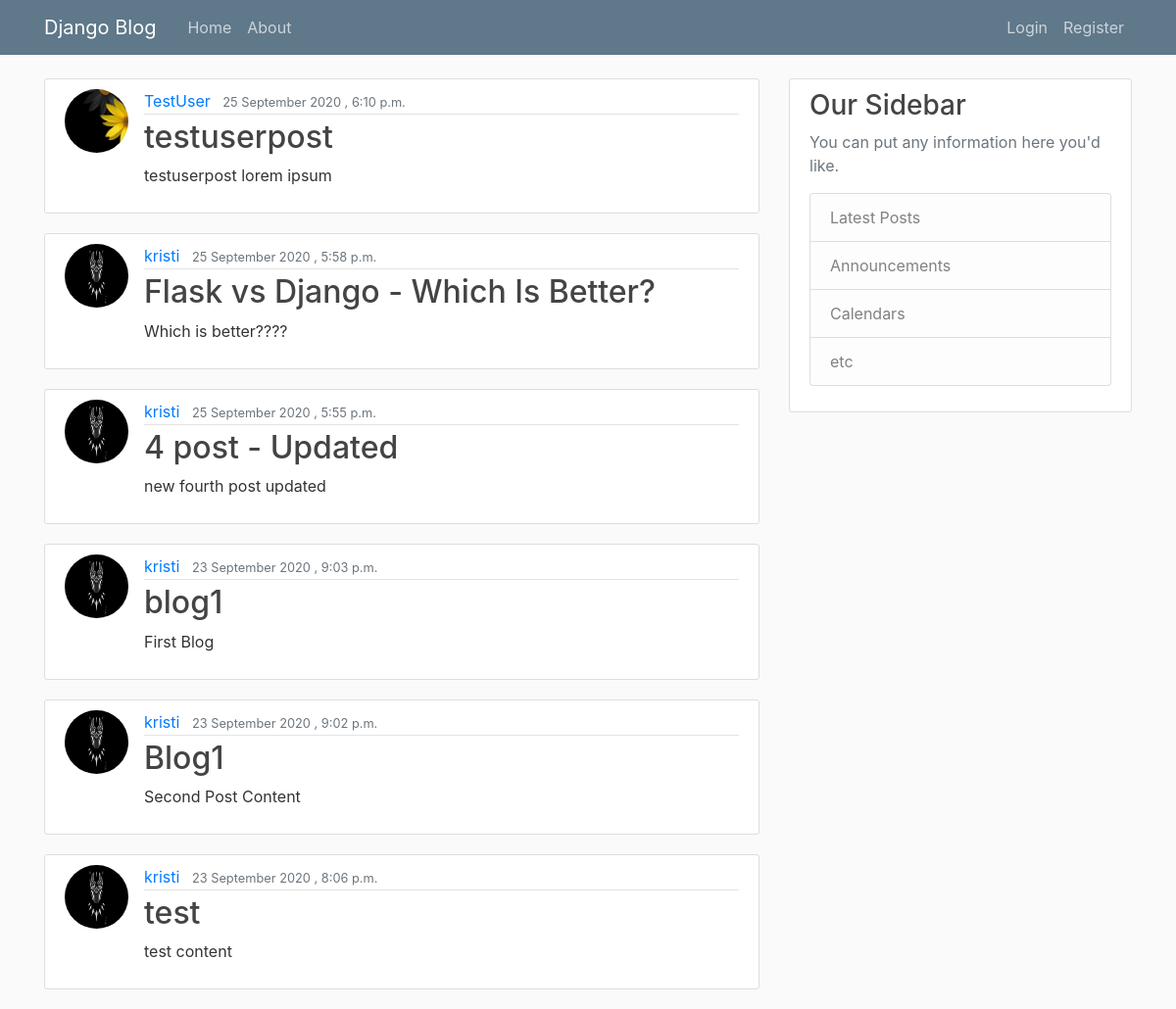
The page / on the database its author committed.
### blog/models.py (models this page shows, shortened)
class Post(models.Model):
    title = models.CharField(max_length=100)
    content = models.TextField()
    date_posted = models.DateTimeField(default=timezone.now)
    author = models.ForeignKey(User, on_delete=models.CASCADE)

### users/models.py (models this page shows, shortened)
class Profile(models.Model):
    user = models.OneToOneField(User, on_delete=models.CASCADE)
    image = models.ImageField(default="default.jpg", upload_to="profile_pics")

### blog/views.py (the view)
# urls.py: path("", PostListView.as_view(), name="blog-home"),
class PostListView(ListView):
    model = Post
    template_name = "blog/home.html"
    context_object_name = "posts"
    ordering = ["-date_posted"]

### blog/templates/blog/home.html
{% extends 'blog/base.html' %}
{% block content %}
    {% for post in posts %}
        <article class="media content-section">
            <img class="rounded-circle article-img" src="{{post.author.profile.image.url}}" alt="author">
            <div class="media-body">
                <div class="article-metadata">
                    <a class="mr-2" href="#">{{ post.author }}</a>
                    <small class="text-muted">{{ post.date_posted|date:"d F Y , P " }}</small>
                </div>
                <h2><a class="article-title" href="{% url 'post-detail' post.id %}">{{ post.title }}</a></h2>
                <p class="article-content">{{ post.content }}</p>
            </div>
        </article>
    {% endfor %}
{% endblock content %}

### blog/templates/blog/base.html (shortened to what this page needs)
{% load static  %}
<!DOCTYPE html>
<html lang="en">
<head>
    <link rel="stylesheet" href="https://maxcdn.bootstrapcdn.com/bootstrap/4.0.0/css/bootstrap.min.css">
    <link rel="stylesheet" type="text/css" href="{% static "blog/main.css" %}">
</head>
<body>
    <header class="site-header">
        <nav class="navbar navbar-expand-md navbar-dark bg-steel fixed-top">
            <div class="container">
            <a class="navbar-brand mr-4" href="{% url 'blog-home' %}">Django Blog</a>
            <div class="collapse navbar-collapse" id="navbarToggle">
                <div class="navbar-nav mr-auto">
                <a class="nav-item nav-link" href="{% url 'blog-home' %}">Home</a>
                <a class="nav-item nav-link" href="{% url 'blog-about' %}">About</a>
                </div>
                <div class="navbar-nav">
                {% if user.is_authenticated %}
                    <a class="nav-item nav-link" href="{% url 'post-create' %}">New Post</a>
                    <a class="nav-item nav-link" href="{% url 'profile' %}">My Profile</a>
                    <a class="nav-item nav-link" href="{% url 'logout' %}">Logout</a>
                {% else %}
                    <a class="nav-item nav-link" href="{% url 'login' %}">Login</a>
                    <a class="nav-item nav-link" href="{% url 'register' %}">Register</a>
                {% endif %}
                </div>
            </div>
            </div>
        </nav>
    </header>
    <main role="main" class="container">
        <div class="row">
            <div class="col-md-8">
            {% block content %}{% endblock %}
            </div>
            <div class="col-md-4">
                <div class="content-section">
                    <h3>Our Sidebar</h3>
                    <p class='text-muted'>You can put any information here you'd like.
                    <ul class="list-group">
                        <li class="list-group-item list-group-item-light">Latest Posts</li>
                        <li class="list-group-item list-group-item-light">Announcements</li>
                        <li class="list-group-item list-group-item-light">Calendars</li>
                        <li class="list-group-item list-group-item-light">etc</li>
                    </ul>
                    </p>
                </div>
            </div>
        </div>
    </main>
</body>
</html>

### blog/static/blog/main.css (style rules this page uses)
body { background: #fafafa; color: #333333; margin-top: 5rem; }
h1, h2, h3, h4, h5, h6 { color: #444444; }
ul { margin: 0; }
.bg-steel { background-color: #5f788a; }
.site-header .navbar-nav .nav-link { color: #cbd5db; }
.content-section { background: #ffffff; padding: 10px 20px; border: 1px solid #dddddd; border-radius: 3px; margin-bottom: 20px; }
.article-title { color: #444444; }
.article-content { white-space: pre-line; }
.article-img { height: 65px; width: 65px; margin-right: 16px; }
.article-metadata { padding-bottom: 1px; margin-bottom: 4px; border-bottom: 1px solid #e3e3e3 }

### rows shown on the page
Post: author.profile.image (placeholder picture), author "TestUser", date_posted "25 September 2020 , 6:10 p.m.", title "testuserpost", content "testuserpost lorem ipsum"
Post: author.profile.image (picture), author "kristi", date_posted "25 September 2020 , 5:58 p.m.", title "Flask vs Django - Which Is Better?", content "Which is better????"
Post: author.profile.image (picture), author "kristi", date_posted "25 September 2020 , 5:55 p.m.", title "4 post - Updated", content "new fourth post updated"
Post: author.profile.image (picture), author "kristi", date_posted "23 September 2020 , 9:03 p.m.", title "blog1", content "First Blog"
Post: author.profile.image (picture), author "kristi", date_posted "23 September 2020 , 9:02 p.m.", title "Blog1", content "Second Post Content"
Post: author.profile.image (picture), author "kristi", date_posted "23 September 2020 , 8:06 p.m.", title "test", content "test content"
